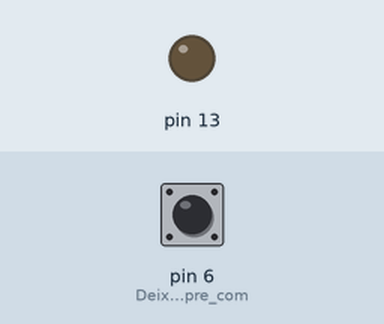
A sketch run on a simulated Arduino Uno, built with avr-gcc and run on an emulated ATmega328P. Shown: output pins drawn as LEDs (lit = HIGH). Dashed ring = blinking. Inputs (shaded band) come from the test bench; at power-on: pin 6 (Deixa_o_Pino_6_sempre_com) HIGH. What the sketch prints to the serial monitor is not drawn.

Above: at 2.8 s.
2.9 s: pin 6 (Deixa_o_Pino_6_sempre_com) pulled LOW for 3.2 s
At 3.8 s:
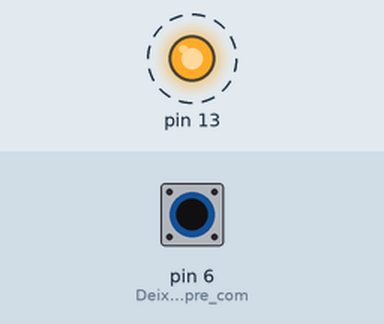
7.6 s: pin 6 (Deixa_o_Pino_6_sempre_com) pulled LOW for 1.2 s
At 9.1 s:
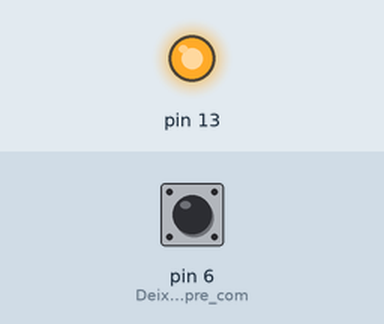
Timing chart, 0 to 10.6 s (numbered marks = the images above; inputs shaded):
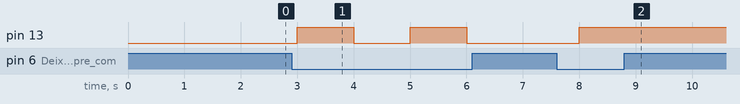

The sketch:

barramento2Arduinos.ino
```cpp
// Barramento Tx e Rx Arduino 1

boolean x = 0;

void setup() {
  Serial.begin(9600); //inicializa porta Serial
  while (!Serial){} //Enquanto o não se inicia a comunicação serial fica parado
  pinMode(6, INPUT_PULLUP); //Deixa o Pino 6 sempre com nível lógico 1 quando aberta
  pinMode(13, OUTPUT);
}

void loop(){
  if(digitalRead(6) == 0){
    x = !x; //x igual ao seu inverso
  }
  digitalWrite(13,x);

  delay(1000); //tempo para que o botão seja apertado

  Serial.print(x); //imprime na serial o valor da variável x

}
```

Measured:
- after the input at 2.9 s, pin 13: alternates HIGH for 1.0 s and LOW for 1.0 s, starting after 0.10 s
- after the input at 7.6 s, pin 13: LOW → HIGH after 0.40 s
